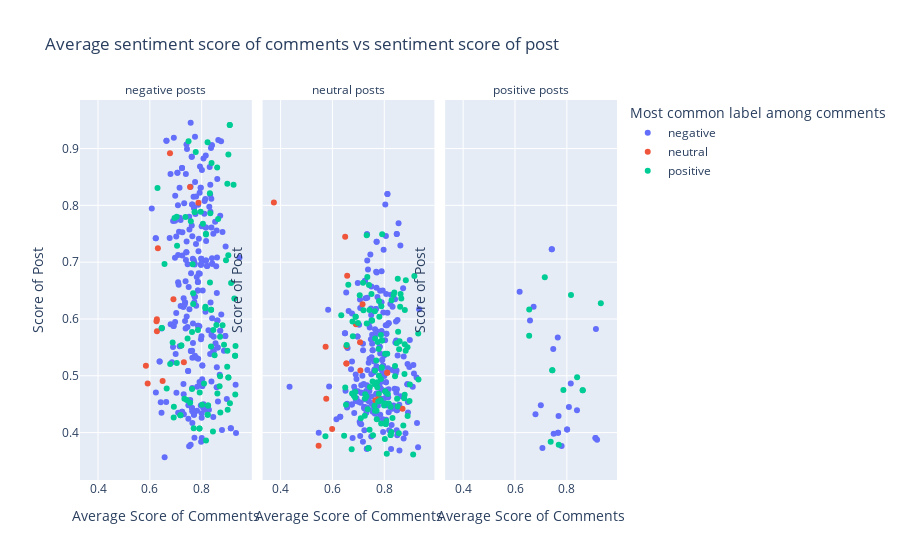

Notebook cell for this chart:
### Code cell
# Scatterplot of the avg_score vs sentiment.score, colored in by avg_label and facetted by the sentiment.label
fig = px.scatter(posts_df, x="avg_score", y="sentiment.score", color="avg_label", facet_col="sentiment.label",
                 title="Average sentiment score of comments vs sentiment score of post",
                 labels={"avg_label": "Most common label among comments"})

fig.for_each_annotation(lambda a: a.update(text=a.text.split("=")[-1]+ " posts"))

# Change the axis titles for each facet
fig.for_each_xaxis(lambda a: a.update(title_text="Average Score of Comments"))
fig.for_each_yaxis(lambda a: a.update(title_text="Score of Post"))

fig.show()

### Figure 1 — Plotly figure (JSON) as saved in the notebook; plotly's stock layout.template omitted (floating-point values rounded to 4 significant figures; data arrays with more than 128 entries replaced by an {"elided": "..."} marker saying what was removed)
{"data": [{"hovertemplate": "Most common label among comments=negative<br>sentiment.label=negative<br>avg_score=%{x}<br>sentiment.score=%{y}<extra></extra>", "legendgroup": "negative", "marker": {"color": "#636efa", "symbol": "circle"}, "mode": "markers", "name": "negative", "orientation": "v", "showlegend": true, "type": "scatter", "x": {"elided": "241 float values"}, "xaxis": "x", "y": {"elided": "241 float values"}, "yaxis": "y"}, {"hovertemplate": "Most common label among comments=negative<br>sentiment.label=neutral<br>avg_score=%{x}<br>sentiment.score=%{y}<extra></extra>", "legendgroup": "negative", "marker": {"color": "#636efa", "symbol": "circle"}, "mode": "markers", "name": "negative", "orientation": "v", "showlegend": false, "type": "scatter", "x": {"elided": "228 float values"}, "xaxis": "x2", "y": {"elided": "228 float values"}, "yaxis": "y2"}, {"hovertemplate": "Most common label among comments=negative<br>sentiment.label=positive<br>avg_score=%{x}<br>sentiment.score=%{y}<extra></extra>", "legendgroup": "negative", "marker": {"color": "#636efa", "symbol": "circle"}, "mode": "markers", "name": "negative", "orientation": "v", "showlegend": false, "type": "scatter", "x": [0.6718, 0.7057, 0.8009, 0.8009, 0.6179, 0.768, 0.9165, 0.7649, 0.7475, 0.7661, 0.7661, 0.839, 0.7797, 0.8151, 0.6789, 0.6578, 0.6996, 0.7491, 0.9121, 0.7419, 0.7419, 0.9103, 0.9103, 0.8079], "xaxis": "x3", "y": [0.6214, 0.3727, 0.4055, 0.4055, 0.6478, 0.4293, 0.3876, 0.5672, 0.5473, 0.3999, 0.3999, 0.4393, 0.3762, 0.4862, 0.4321, 0.5972, 0.4481, 0.3978, 0.5823, 0.7227, 0.7227, 0.3903, 0.3903, 0.4451], "yaxis": "y3"}, {"hovertemplate": "Most common label among comments=neutral<br>sentiment.label=negative<br>avg_score=%{x}<br>sentiment.score=%{y}<extra></extra>", "legendgroup": "neutral", "marker": {"color": "#EF553B", "symbol": "circle"}, "mode": "markers", "name": "neutral", "orientation": "v", "showlegend": true, "type": "scatter", "x": [0.631, 0.6271, 0.6258, 0.6909, 0.6493, 0.7312, 0.5916, 0.755, 0.6777, 0.5848, 0.6273, 0.7875], "xaxis": "x", "y": [0.7246, 0.5997, 0.5961, 0.6348, 0.4907, 0.5237, 0.4863, 0.8323, 0.8919, 0.5177, 0.5783, 0.8047], "yaxis": "y"}, {"hovertemplate": "Most common label among comments=neutral<br>sentiment.label=neutral<br>avg_score=%{x}<br>sentiment.score=%{y}<extra></extra>", "legendgroup": "neutral", "marker": {"color": "#EF553B", "symbol": "circle"}, "mode": "markers", "name": "neutral", "orientation": "v", "showlegend": false, "type": "scatter", "x": [0.654, 0.654, 0.7162, 0.7655, 0.3742, 0.5761, 0.5989, 0.5737, 0.7065, 0.657, 0.8704, 0.6906, 0.7787, 0.5467, 0.6492, 0.7077, 0.654, 0.8114, 0.8114], "xaxis": "x2", "y": [0.5217, 0.5217, 0.6257, 0.4571, 0.805, 0.4597, 0.4063, 0.551, 0.559, 0.676, 0.4419, 0.5906, 0.4601, 0.377, 0.7449, 0.5095, 0.5519, 0.5052, 0.5052], "yaxis": "y2"}, {"hovertemplate": "Most common label among comments=positive<br>sentiment.label=negative<br>avg_score=%{x}<br>sentiment.score=%{y}<extra></extra>", "legendgroup": "positive", "marker": {"color": "#00cc96", "symbol": "circle"}, "mode": "markers", "name": "positive", "orientation": "v", "showlegend": true, "type": "scatter", "x": [0.8144, 0.8047, 0.869, 0.7729, 0.7729, 0.7962, 0.8363, 0.8363, 0.7213, 0.7213, 0.767, 0.8227, 0.692, 0.9026, 0.8448, 0.6926, 0.9083, 0.9083, 0.718, 0.718, 0.7913, 0.7913, 0.9288, 0.9288, 0.8719, 0.7651, 0.6462, 0.6462, 0.8989, 0.8984, 0.705, 0.838, 0.8498, 0.6784, 0.7555, 0.8139, 0.8634, 0.8358, 0.809, 0.7669, 0.6566, 0.8991, 0.7626, 0.9029, 0.9029, 0.8246, 0.8246, 0.8332, 0.8166, 0.8604, 0.6951, 0.7492, 0.8231, 0.8231, 0.7691, 0.7374, 0.9002, 0.7581, 0.8164, 0.7035, 0.8861, 0.8014, 0.8711, 0.8938, 0.926, 0.8166, 0.7923, 0.7455, 0.9295, 0.9029, 0.9134, 0.688, 0.6649, 0.8566, 0.7425, 0.7334, 0.7855, 0.9305, 0.7038, 0.6296, 0.7627, 0.8804, 0.871, 0.9228, 0.8597, 0.8316, 0.9089, 0.832, 0.777, 0.8435], "xaxis": "x", "y": [0.6213, 0.7678, 0.4814, 0.7885, 0.7885, 0.7889, 0.6161, 0.6161, 0.5532, 0.5532, 0.6262, 0.9112, 0.4265, 0.7122, 0.5804, 0.4457, 0.9416, 0.9416, 0.4305, 0.4305, 0.407, 0.407, 0.5353, 0.5353, 0.4355, 0.6963, 0.5839, 0.5839, 0.8382, 0.5157, 0.729, 0.8745, 0.5362, 0.5206, 0.4525, 0.6188, 0.7758, 0.5516, 0.4866, 0.6453, 0.6968, 0.5441, 0.4768, 0.4969, 0.4969, 0.4476, 0.4476, 0.7859, 0.7489, 0.4689, 0.7777, 0.9128, 0.4315, 0.4315, 0.4075, 0.7796, 0.4402, 0.7719, 0.7499, 0.7799, 0.5547, 0.4492, 0.499, 0.7034, 0.6361, 0.3862, 0.4704, 0.5658, 0.4672, 0.8894, 0.6634, 0.5585, 0.4776, 0.5894, 0.4573, 0.4595, 0.5805, 0.5526, 0.5224, 0.8304, 0.5772, 0.5891, 0.5688, 0.8364, 0.8668, 0.8212, 0.4518, 0.6641, 0.894, 0.4019], "yaxis": "y"}, {"hovertemplate": "Most common label among comments=positive<br>sentiment.label=neutral<br>avg_score=%{x}<br>sentiment.score=%{y}<extra></extra>", "legendgroup": "positive", "marker": {"color": "#00cc96", "symbol": "circle"}, "mode": "markers", "name": "positive", "orientation": "v", "showlegend": false, "type": "scatter", "x": [0.634, 0.7264, 0.7637, 0.7525, 0.7525, 0.8038, 0.8038, 0.8533, 0.7346, 0.89, 0.9309, 0.7691, 0.771, 0.8562, 0.7505, 0.8171, 0.803, 0.8316, 0.9114, 0.8513, 0.8388, 0.7322, 0.8897, 0.8974, 0.6742, 0.6523, 0.7259, 0.8357, 0.7732, 0.9319, 0.8831, 0.852, 0.6613, 0.7703, 0.7385, 0.7385, 0.764, 0.8779, 0.6788, 0.7798, 0.808, 0.8096, 0.6774, 0.8138, 0.8114, 0.7919, 0.6896, 0.6896, 0.7909, 0.7909, 0.8246, 0.8246, 0.6831, 0.6831, 0.7903, 0.7903, 0.7744, 0.573, 0.8044, 0.6876, 0.7646, 0.6494, 0.8572, 0.7868, 0.7096, 0.7549, 0.764, 0.7361, 0.8591, 0.788, 0.7053, 0.7791, 0.6987, 0.8792, 0.8825, 0.8735, 0.8656, 0.7865, 0.741, 0.8767, 0.7647, 0.8629, 0.7766, 0.6759, 0.8271, 0.8786, 0.8022, 0.7249, 0.7432, 0.8788, 0.7996, 0.7312, 0.8415, 0.6451, 0.7445, 0.8988, 0.8612, 0.7723, 0.8282, 0.7871, 0.8495, 0.781, 0.7565, 0.7792, 0.7858, 0.6883, 0.8245, 0.7784, 0.7426, 0.8479, 0.7625, 0.655, 0.7324, 0.9161, 0.7196, 0.8056, 0.8056, 0.8414, 0.7181, 0.7889, 0.7634], "xaxis": "x2", "y": [0.6065, 0.4673, 0.6135, 0.5975, 0.5975, 0.4722, 0.4722, 0.5773, 0.674, 0.4292, 0.5743, 0.5271, 0.4237, 0.3987, 0.644, 0.4513, 0.5387, 0.4258, 0.3613, 0.4459, 0.6467, 0.7475, 0.5503, 0.4558, 0.3708, 0.4492, 0.4599, 0.6423, 0.48, 0.4936, 0.6682, 0.671, 0.6601, 0.4383, 0.3725, 0.3725, 0.4385, 0.5033, 0.5696, 0.6316, 0.4202, 0.3626, 0.5955, 0.468, 0.5388, 0.749, 0.6037, 0.6037, 0.5623, 0.5623, 0.3959, 0.3959, 0.4653, 0.4653, 0.5148, 0.5148, 0.5595, 0.3934, 0.4512, 0.4618, 0.5088, 0.4793, 0.5466, 0.4943, 0.4251, 0.49, 0.4849, 0.4413, 0.5606, 0.4158, 0.6417, 0.4685, 0.5931, 0.6157, 0.544, 0.4123, 0.6361, 0.4557, 0.6598, 0.4605, 0.5657, 0.644, 0.4547, 0.4688, 0.4009, 0.4667, 0.3889, 0.4296, 0.4048, 0.5553, 0.4478, 0.4636, 0.4993, 0.3944, 0.4803, 0.4847, 0.6214, 0.4888, 0.6328, 0.572, 0.4596, 0.6037, 0.3954, 0.5001, 0.4574, 0.4716, 0.4453, 0.5473, 0.6158, 0.5573, 0.4471, 0.5541, 0.5921, 0.6755, 0.6153, 0.415, 0.415, 0.5173, 0.6638, 0.6223, 0.4861], "yaxis": "y2"}, {"hovertemplate": "Most common label among comments=positive<br>sentiment.label=positive<br>avg_score=%{x}<br>sentiment.score=%{y}<extra></extra>", "legendgroup": "positive", "marker": {"color": "#00cc96", "symbol": "circle"}, "mode": "markers", "name": "positive", "orientation": "v", "showlegend": false, "type": "scatter", "x": [0.8611, 0.8611, 0.6546, 0.7149, 0.6548, 0.7687, 0.7867, 0.931, 0.8159, 0.8396, 0.7376, 0.7438, 0.7438], "xaxis": "x3", "y": [0.4746, 0.4746, 0.5704, 0.6733, 0.6167, 0.3787, 0.4751, 0.6275, 0.6421, 0.4974, 0.3837, 0.5097, 0.5097], "yaxis": "y3"}], "layout": {"annotations": [{"font": {}, "showarrow": false, "text": "negative posts", "x": 0.16, "xanchor": "center", "xref": "paper", "y": 1, "yanchor": "bottom", "yref": "paper"}, {"font": {}, "showarrow": false, "text": "neutral posts", "x": 0.5, "xanchor": "center", "xref": "paper", "y": 1, "yanchor": "bottom", "yref": "paper"}, {"font": {}, "showarrow": false, "text": "positive posts", "x": 0.84, "xanchor": "center", "xref": "paper", "y": 1, "yanchor": "bottom", "yref": "paper"}], "legend": {"title": {"text": "Most common label among comments"}, "tracegroupgap": 0}, "title": {"text": "Average sentiment score of comments vs sentiment score of post"}, "xaxis": {"anchor": "y", "domain": [0, 0.32], "title": {"text": "Average Score of Comments"}}, "xaxis2": {"anchor": "y2", "domain": [0.34, 0.66], "matches": "x", "title": {"text": "Average Score of Comments"}}, "xaxis3": {"anchor": "y3", "domain": [0.68, 1.0], "matches": "x", "title": {"text": "Average Score of Comments"}}, "yaxis": {"anchor": "x", "domain": [0, 1], "title": {"text": "Score of Post"}}, "yaxis2": {"anchor": "x2", "domain": [0, 1], "matches": "y", "showticklabels": false, "title": {"text": "Score of Post"}}, "yaxis3": {"anchor": "x3", "domain": [0, 1], "matches": "y", "showticklabels": false, "title": {"text": "Score of Post"}}}}
